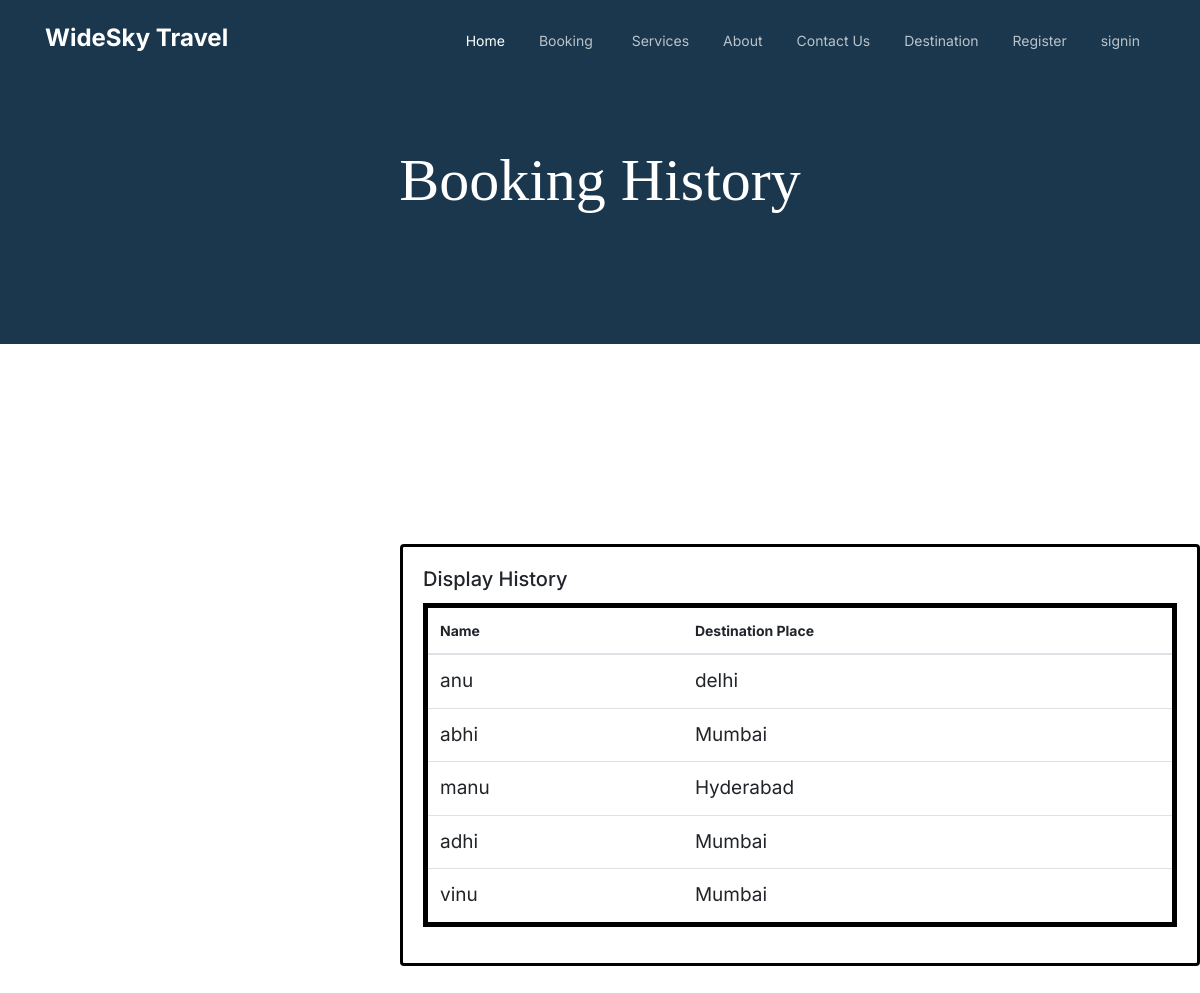
Screenshot of /history_fn/ with the database file from the repository.
### userapp/models.py (models this page shows)
class bookingdb(models.Model):
    destination_place = models.CharField(max_length=100)
    name = models.CharField(max_length=100)
    email = models.EmailField()
    joining_place=models.CharField(max_length=100)
    departure_date = models.CharField(max_length=100,null=True)
    mobile=models.IntegerField(null=True)
    members=models.CharField(max_length=100)
    package = models.IntegerField(null=True)

### userapp/views.py (the view)
# urls.py: path('history_fn/',views.history_fn,name='history_fn'),
def history_fn(req):
    data=bookingdb.objects.all()
    return render(req,'display_history.html',{'data':data})

### userapp/templates/display_history.html (shortened to what this page needs)
<!doctype html>
{% load static %}
<html lang="en">
<head>
  <link rel="stylesheet" href="{% static 'new/css/bootstrap.min.css' %}">
  <link rel="stylesheet" href="{% static 'new/css/owl.carousel.min.css' %}">
  <link rel="stylesheet" href="{% static 'new/css/owl.theme.default.min.css' %}">
  <link rel="stylesheet" href="{% static 'new/css/jquery.fancybox.min.css' %}">
  <link rel="stylesheet" href="{% static 'new/fonts/icomoon/style.css' %}">
  <link rel="stylesheet" href="{% static 'new/fonts/flaticon/font/flaticon.css' %}">
  <link rel="stylesheet" href="{% static 'new/css/daterangepicker.css' %}">
  <link rel="stylesheet" href="{% static 'new/css/aos.css' %}">
  <link rel="stylesheet" href="{% static 'new/css/style.css' %}">
</head>
<body>
  <nav class="site-nav">
    <div class="container">
      <div class="site-navigation">
        <a href="index.html" class="logo m-0">WideSky Travel <span class="text-primary">.</span></a>
        <ul class="js-clone-nav d-none d-lg-inline-block text-left site-menu float-right">
          <li class="active"><a href="index.html">Home</a></li>
         <li class="has-children">
						<a href="{% url 'booking_fn' %}">Booking</a>
					</li>
					<li><a href="services.html">Services</a></li>
					<li><a href="{% url 'about_fn' %}">About</a></li>
					<li><a href="{% url 'contact_fn' %}">Contact Us</a></li>
					<li><a href="{% url 'destination_page' %}">Destination</a></li>
					<li>
                           {% if request.session.username %}
                           <a href="">{{request.session.username}}</a>
                           <a href="{% url 'userlogout'%}">/Logout</a>
                           {% else %}
                           <li>  <a href="{% url 'registration_fn' %}">Register</a></li>
                           <li>  <a href="{% url 'registration_fn' %}">signin</a></li>
                           {% endif %}
                           </li>
        </ul>
      </div>
    </div>
  </nav>
  <div class="hero hero-inner">
    <div class="container">
      <div class="row align-items-center">
        <div class="col-lg-6 mx-auto text-center">
          <div class="intro-wrap">
            <h1 class="mb-0">Booking History</h1>
          </div>
        </div>
      </div>
    </div>
  </div>
 <div class="col-lg-6" style="width:600px; padding-left:400px; padding-bottom:100px; margin-top:-400px; margin-top:200px;">
          <div class="card"  style="width:800px; border: 3px solid black;">
            <div class="card-body">
              <h5 class="card-title">Display History</h5>
			  <div class="table-responsive">
               <table class="table" style="border: 5px solid black;">
                  <thead>
                    <tr>
                      <th scope="col"> Name</th>
                      <th scope="col">Destination Place</th>
                                        </tr>
                                    </thead>
                                    <tbody>
                                    {% for i in data %}
                                        <tr>
                                          <td style="font-size:19px;">{{i.name}}</td>
                                          <td style="font-size:19px;">{{i.destination_place}}</td>
                                        </tr>
                                    {% endfor %}
                                    </tbody>
                                </table>
                            </div>
                        </div>
                    </div>
 </div>
</body>
</html>

### userapp/static/new/css/style.css (style rules this page uses)
body { font-family: "Inter", sans-serif; line-height: 1.5; background: #ffffff; overflow-x: hidden; font-size: 14px; }
body:before { content: ""; position: fixed; top: 0; left: 0; z-index: 99; right: 0; bottom: 0; background: rgba(0, 0, 0, 0.2); opacity: 0; visibility: hidden; -webkit-transition: .3s all ease; -o-transition: .3s all ease; transition: .3s all ease; }
a { color: #1A374D; -webkit-transition: .3s all ease; -o-transition: .3s all ease; transition: .3s all ease; }
.text-primary { color: #1A374D !important; }
h1, .h1, h2, .h2, h3, .h3, h4, .h4 { font-family: "Source Serif Pro", serif; }
.logo { font-size: 24px; color: #ffffff; font-weight: 700; }
.site-nav { position: absolute; top: 0; z-index: 9; width: 100%; }
.site-nav { padding-top: 20px; padding-bottom: 20px; }
.site-nav .site-navigation .site-menu { margin-bottom: 0; }
.site-nav .site-navigation .site-menu > li { display: inline-block; }
.site-nav .site-navigation .site-menu > li > a { font-size: 14px; padding: 10px 15px; display: inline-block; text-decoration: none !important; color: rgba(255, 255, 255, 0.7); }
.site-nav .site-navigation .site-menu > li.active > a { color: #ffffff; }
.site-nav .site-navigation .site-menu .has-children { position: relative; }
.site-nav .site-navigation .site-menu .has-children > a { position: relative; padding-right: 20px; }
.site-nav .site-navigation .site-menu .has-children > a:before { position: absolute; content: "\e313"; font-size: 14px; top: 50%; right: 0; -webkit-transform: translateY(-50%); -ms-transform: translateY(-50%); transform: translateY(-50%); font-family: 'icomoon'; }
.hero { padding: 7rem 0 10rem 0; background: #6998AB; margin-bottom: 100px; }
.hero.hero-inner { padding: 9rem 0 7rem 0; margin-bottom: auto; background: #1A374D; }
.hero h1 { color: #ffffff; font-size: 60px; }
.hero .intro-wrap { position: relative; z-index: 1; }

### rows the page displays
bookingdb: name "anu", destination_place "delhi"
bookingdb: name "abhi", destination_place "Mumbai"
bookingdb: name "manu", destination_place "Hyderabad"
bookingdb: name "adhi", destination_place "Mumbai"
bookingdb: name "vinu", destination_place "Mumbai"
